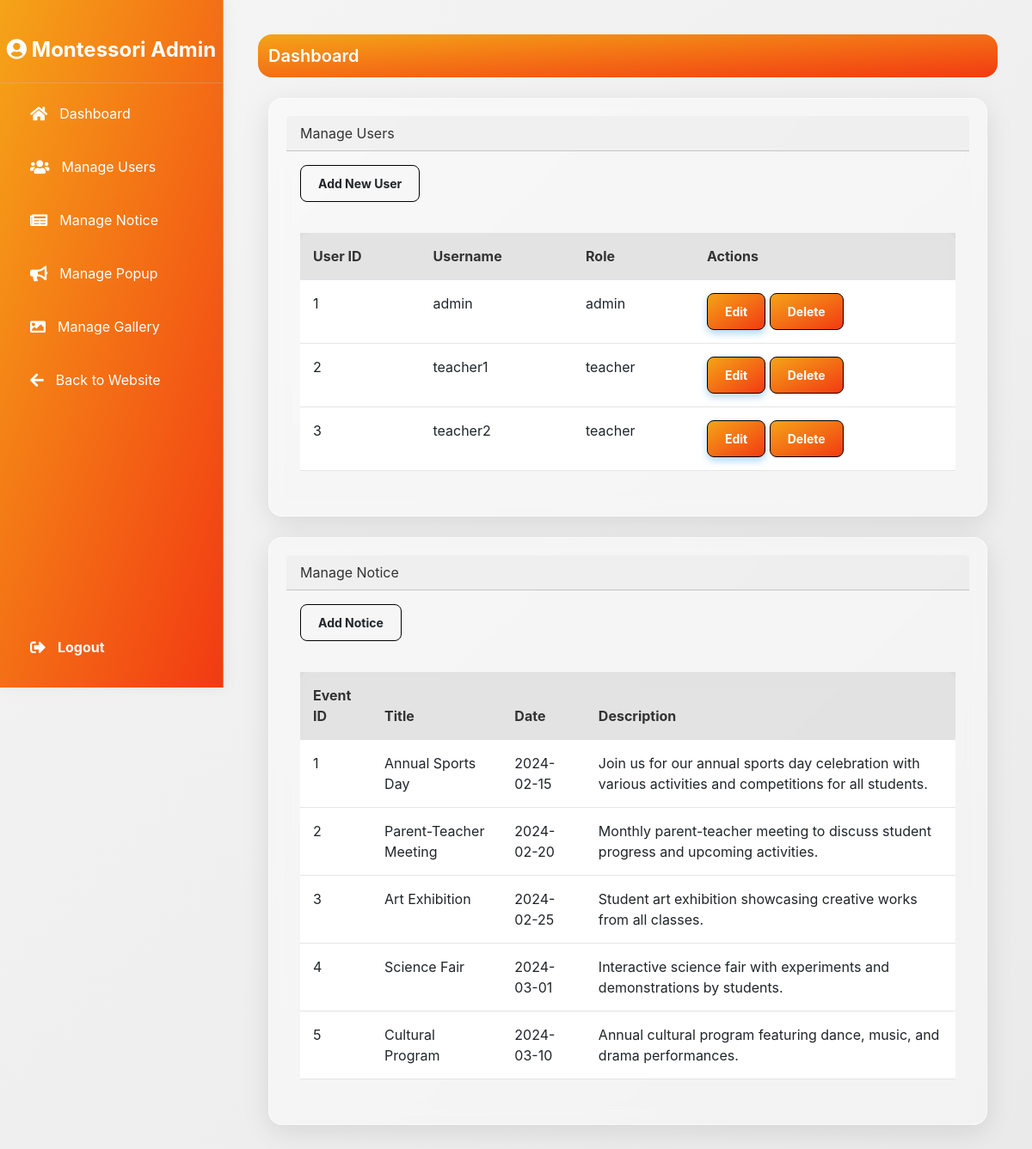
/dashboard.php (signed in), run on the app's committed database.
### tables this page shows
CREATE TABLE `users` (
  `uid` int(11) NOT NULL AUTO_INCREMENT,
  `username` varchar(50) NOT NULL,
  `password` varchar(255) NOT NULL,
  `role` enum('admin','teacher') NOT NULL DEFAULT 'teacher',
  `created_at` timestamp NOT NULL DEFAULT CURRENT_TIMESTAMP,
  PRIMARY KEY (`uid`),
  UNIQUE KEY `username` (`username`)
);

CREATE TABLE `events` (
  `eid` int(11) NOT NULL AUTO_INCREMENT,
  `title` varchar(255) NOT NULL,
  `description` text NOT NULL,
  `date` date DEFAULT NULL,
  `image_path` varchar(500) DEFAULT NULL,
  `created_at` timestamp NOT NULL DEFAULT CURRENT_TIMESTAMP,
  PRIMARY KEY (`eid`)
);

### dashboard.php (the view, shortened to what this page needs)
<?php
$servername = "localhost";
$username = "root";
$password = "";
$dbname = "montessori";
$conn = new mysqli($servername, $username, $password, $dbname);
$eventsResult = $conn->query("SELECT * FROM events");
$usersResult = $conn->query("SELECT * FROM users");
?>
<!DOCTYPE html>
<html lang="en">
<head>
    <link href="https://cdn.jsdelivr.net/npm/bootstrap@5.3.0/dist/css/bootstrap.min.css" rel="stylesheet">
    <link rel="stylesheet" href="https://cdnjs.cloudflare.com/ajax/libs/font-awesome/5.15.3/css/all.min.css">
</head>
<body>
    <nav id="sidebar" class="bg-dark">
        <div class="sidebar-header">
            <i class="fas fa-user-circle user-logo"></i> Montessori Admin
        </div>
        <ul class="list-unstyled components">
    <li>
        <a href="dashboard.php">
            <i class="fas fa-home"></i> Dashboard
        </a>
    </li>
    <li>
        <a href="manage_users.php">
            <i class="fas fa-users"></i> Manage Users
        </a>
    </li>
    <li>
        <a href="manage_news.php">
            <i class="fas fa-newspaper"></i> Manage Notice
        </a>
    </li>
    <li>
        <a href="manage_popup.php">
            <i class="fas fa-bullhorn"></i> Manage Popup
        </a>
    </li>
    <li>
        <a href="manage_gallery.php">
            <i class="fas fa-image"></i> Manage Gallery
        </a>
    </li>
    <li class="bck">
        <a href="index.php">
            <i class="fas fa-arrow-left"></i> Back to Website
        </a>
    </li>
    <li class="logout logout-btn">
        <a href="dashboard.php?logout=true">
            <i class="fas  fa-sign-out-alt"></i> Logout
        </a>
    </li>
</ul>
    </nav>
    <div id="content">
        <nav class="navbar navbar-light bg-light">
            <div class="container-fluid">
                <span class="navbar-brand mb-0 h1">Dashboard</span>
            </div>
        </nav>
        <div class="container-fluid my-4">
            <div class="card mb-4">
                <div class="card-header">Manage Users</div>
                <div class="card-body">
                    <a href="manage_users.php" class="btn btn-custom mb-3">Add New User</a>
                    <table class="table table-hover">
                        <thead>
                            <tr>
                                <th>User ID</th>
                                <th>Username</th>
                                <th>Role</th>
                                <th>Actions</th>
                            </tr>
                        </thead>
                        <tbody>
                            <?php while ($user = $usersResult->fetch_assoc()): ?>
                                <tr>
                                    <td><?= htmlspecialchars($user['uid']) ?></td>
                                    <td><?= htmlspecialchars($user['username']) ?></td>
                                    <td><?= htmlspecialchars($user['role']) ?></td>
                                    <td>
                                        <button class="btn btn-sm btn-primary">Edit</button>
                                        <button class="btn btn-sm btn-danger">Delete</button>
                                    </td>
                                </tr>
                            <?php endwhile; ?>
                        </tbody>
                    </table>
                </div>
            </div>
            <div class="card mb-4">
                <div class="card-header">Manage Notice</div>
                <div class="card-body">
                    <a href="manage_news.php" class="btn btn-custom mb-3">Add Notice</a>
                    <table class="table table-hover">
                        <thead>
                            <tr>
                                <th>Event ID</th>
                                <th>Title</th>
                                <th>Date</th>
                                <th>Description</th>
                            </tr>
                        </thead>
                        <tbody>
                            <?php while ($event = $eventsResult->fetch_assoc()): ?>
                                <tr>
                                    <td><?= htmlspecialchars($event['eid']) ?></td>
                                    <td><?= htmlspecialchars($event['title']) ?></td>
                                    <td><?= htmlspecialchars($event['date']) ?></td>
                                    <td><?= htmlspecialchars($event['description']) ?></td>
                                </tr>
                            <?php endwhile; ?>
                        </tbody>
                    </table>
                </div>
            </div>
        </div>
    </div>
</body>
</html>

### dashboard.php (style rules this page uses)
body { font-family: 'Inter', sans-serif; margin: 0; padding: 0; background: linear-gradient(135deg, #f5f5f5, #eaeaea); color: #333; display: flex; min-height: 100vh; overflow-x: hidden; }
#sidebar { width: 260px; height: 100vh; position: fixed; top: 0; left: 0; background: linear-gradient(to bottom right, #f5a418, #f23a12) ; backdrop-filter: blur(12px); border-right: 1px solid rgba(200, 200, 200, 0.3); display: flex; flex-direction: column; padding-top: 20px; color: rgba(255, 255, 255, 0.6); box-shadow: 2px 0 15px rgba(0, 0, 0, 0.05); }
#sidebar .sidebar-header { font-size: 24px; font-weight: bold; text-align: center; color: #fff; padding: 20px 0; border-bottom: 1px solid rgba(200, 200, 200, 0.3); }
#sidebar ul { list-style: none; padding: 0; }
#sidebar ul li { font-size: 16px; padding: 15px 20px; margin: 8px 15px; border-radius: 8px; color:#fff; transition: all 0.3s ease; display: flex; align-items: center; }
#sidebar ul li a { text-decoration: none; color: inherit; width: 100%; display: flex; align-items: center; }
#sidebar ul li i { margin-right: 14px; font-size: 18px; color: #fff; transition: color 0.3s ease; }
#sidebar .logout-btn { margin-top: auto; margin: 20px; padding: 15px; color: white; border-radius: 8px; width: 83% ; position: absolute; bottom: 0; text-align: center; font-weight: bold; cursor: pointer; transition: background-color 0.3s ease, transform 0.2s ease; }
#content { margin-left: 260px; padding: 40px; width: calc(100% - 260px); color: #333; }
.card, .form { background: rgba(255, 255, 255, 0.4); backdrop-filter: blur(10px); border: 1px solid rgba(255, 255, 255, 0.6); border-radius: 16px; padding: 20px; box-shadow: 0 8px 32px rgba(0, 0, 0, 0.1); color: #333; margin-bottom: 20px; }
.btn { padding: 10px 20px; font-size: 14px; font-weight: bold; background-color:linear-gradient(to bottom right, #f5a418, #f23a12) !important ; border: 1px solid black; border-radius: 8px; cursor: pointer; transition: background-color 0.3s ease, transform 0.2s ease; }
.btn-primary { background:linear-gradient(to bottom right, #f5a418, #f23a12) ; box-shadow: 0px 4px 8px rgba(52, 152, 219, 0.4); }
.btn-danger { background:linear-gradient(to bottom right, #f5a418, #f23a12) ; }
.table { width: 100%; margin-top: 20px; border-collapse: collapse; background: rgba(255, 255, 255, 0.5); color: #333; backdrop-filter: blur(8px); border-radius: 10px; }
.table th { background: rgba(0, 0, 0, 0.1); color: #333; font-weight: bold; padding: 15px; }
.table td { padding: 15px; border-bottom: 1px solid rgba(0, 0, 0, 0.1); }
.navbar { background:linear-gradient(to bottom right, #f5a418, #f23a12) ; border-radius:16px; }
.navbar-brand { color:#fff; font-weight:600; }

### data on the page
users: uid "1", username "admin", role "admin"
users: uid "2", username "teacher1", role "teacher"
users: uid "3", username "teacher2", role "teacher"
events: eid "1", title "Annual Sports Day", date "2024-02-15", description "Join us for our annual sports day celebration with various activities and competitions for all students."
events: eid "2", title "Parent-Teacher Meeting", date "2024-02-20", description "Monthly parent-teacher meeting to discuss student progress and upcoming activities."
events: eid "3", title "Art Exhibition", date "2024-02-25", description "Student art exhibition showcasing creative works from all classes."
events: eid "4", title "Science Fair", date "2024-03-01", description "Interactive science fair with experiments and demonstrations by students."
events: eid "5", title "Cultural Program", date "2024-03-10", description "Annual cultural program featuring dance, music, and drama performances."
